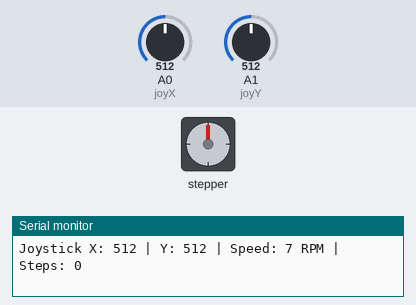
Recording of a sketch running on a simulated Arduino Uno, built with avr-gcc and run on an emulated ATmega328P. Parts: stepper motor, the last lines printed to the serial monitor. Inputs (shaded band) come from the test bench; at power-on: A0 (joyX) = 512, A1 (joyY) = 512. Stepper angles assume 2048 steps per turn.

Above: at 1.2 s.
1.3 s: A0 (joyX) set to 416
4.3 s: A0 (joyX) set to 385
At 5.22 s:
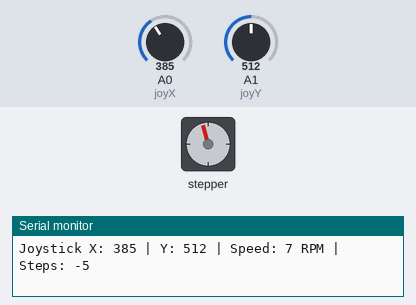
At 6.16 s:
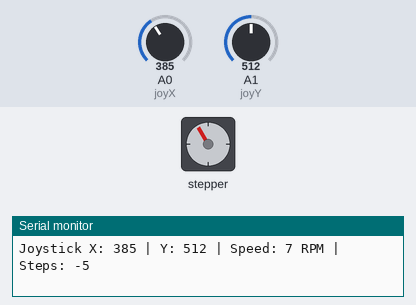
7.3 s: A0 (joyX) set to 1023
At 7.53 s:
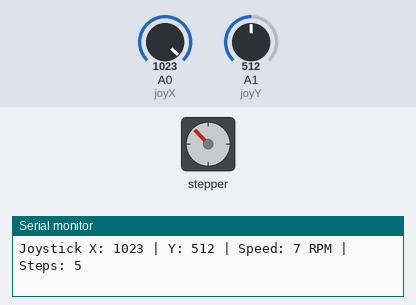
10.3 s: A1 (joyY) set to 0
At 11.13 s:
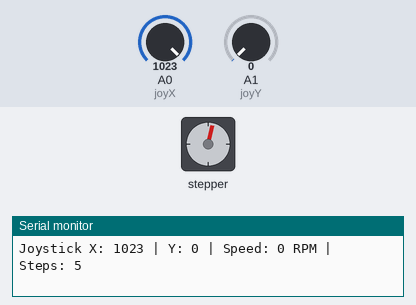
13.3 s: A1 (joyY) set to 8
16.3 s: A1 (joyY) set to 11
Timing chart, 0 to 22.7 s (numbered marks = the images above; inputs shaded):
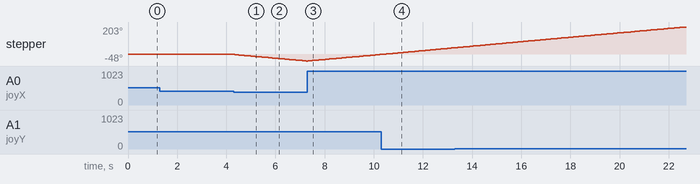

The sketch:

SteppermotorJoystick.ino
```cpp
#include <Stepper.h>

const int stepsPerRevolution = 2048;  // for 28BYJ-48
Stepper myStepper(stepsPerRevolution, 8, 10, 9, 11);

// Joystick pins
int joyX = A0;  // direction
int joyY = A1;  // speed

void setup() {
  Serial.begin(9600);
}

void loop() {
  int xVal = analogRead(joyX); // direction
  int yVal = analogRead(joyY); // speed

  // Map joystick Y-axis to speed (RPM)
  int motorSpeed = map(yVal, 0, 1023, 0, 15); // max 15 RPM
  myStepper.setSpeed(motorSpeed);

  // Map joystick X-axis to direction
  int steps = 0;
  if (xVal < 400) {
    steps = -5;  // move counter-clockwise
  } else if (xVal > 600) {
    steps = 5;   // move clockwise
  } // else joystick in middle → no movement

  myStepper.step(steps);

  // Debug info
  Serial.print("Joystick X: "); Serial.print(xVal);
  Serial.print(" | Y: "); Serial.print(yVal);
  Serial.print(" | Speed: "); Serial.print(motorSpeed);
  Serial.print(" RPM | Steps: "); Serial.println(steps);

  delay(20); // small delay for smooth control
}
```

Measured:
- the behaviour switches between 400 and 399 on A0 (joyX) (found by bisection; images 0 and 1)
- after the input at 4.3 s, stepper: keeps turning counter-clockwise at about 16°/s, starting at once
